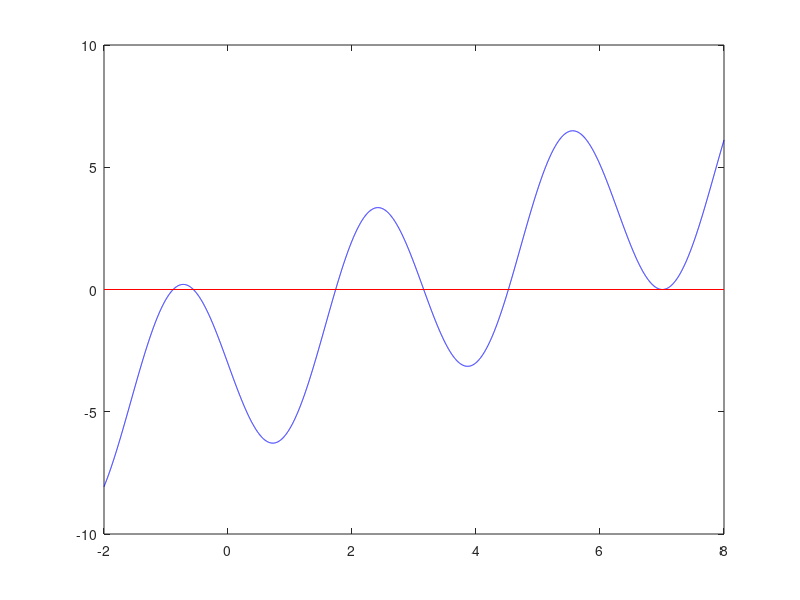

This chart was generated by the following MATLAB code: (Note: this script raises an error after producing the figure.)
format long;

x = -2:1/1000:8;

y = x - (4 * sin(2 * x)) - 3 - (3/80);


figure;
plot(x, y, 'b-');
hold on;
plot(xlim, [0 0], 'r-');

func = @(x) x - (4 * sin(2 * x)) - 3 - (3/80);


x_z = [];

for i = x
    root = fzero(func, i);
    x_z = [x_z root];
end

plot(x_z, zeros(size(x_z)), 'ro', 'MarkerSize', 10)
hold off;
